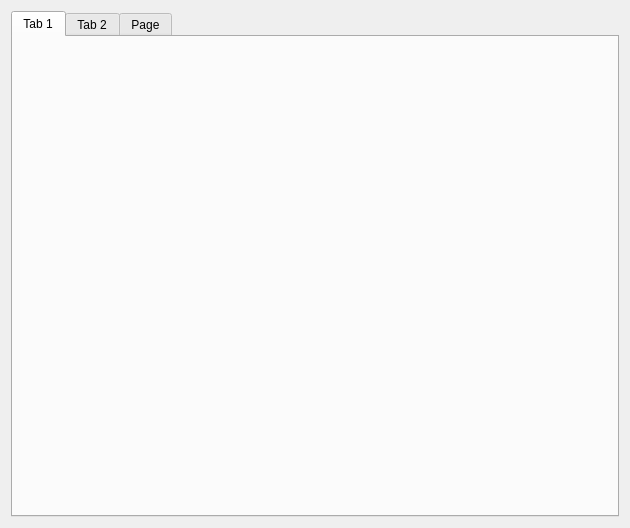
<?xml version="1.0" encoding="UTF-8"?>
<ui version="4.0">
 <class>MainTasks</class>
 <widget class="QDialog" name="MainTasks">
  <property name="geometry">
   <rect>
    <x>0</x>
    <y>0</y>
    <width>630</width>
    <height>528</height>
   </rect>
  </property>
  <property name="windowTitle">
   <string>To-Do List</string>
  </property>
  <layout class="QGridLayout" name="gridLayout">
   <item row="0" column="1">
    <widget class="QTabWidget" name="tabWidget">
     <property name="currentIndex">
      <number>0</number>
     </property>
     <widget class="QWidget" name="tasksTab">
      <attribute name="title">
       <string>Tab 1</string>
      </attribute>
     </widget>
     <widget class="QWidget" name="pomodoroTab">
      <attribute name="title">
       <string>Tab 2</string>
      </attribute>
      <layout class="QGridLayout" name="gridLayout_3">
       <item row="0" column="0">
        <layout class="QVBoxLayout" name="verticalLayout_4" stretch="1,4">
         <item>
          <layout class="QHBoxLayout" name="horizontalLayout_2">
           <property name="sizeConstraint">
            <enum>QLayout::SizeConstraint::SetDefaultConstraint</enum>
           </property>
           <item>
            <widget class="QPushButton" name="pomodoroButton">
             <property name="text">
              <string>Pomodoro</string>
             </property>
            </widget>
           </item>
           <item>
            <widget class="QPushButton" name="shortBreakButton">
             <property name="text">
              <string>Short Break</string>
             </property>
            </widget>
           </item>
           <item>
            <widget class="QPushButton" name="longBreakButton">
             <property name="text">
              <string>Long Break</string>
             </property>
            </widget>
           </item>
          </layout>
         </item>
         <item>
          <layout class="QVBoxLayout" name="verticalLayout_3">
           <item>
            <widget class="QLCDNumber" name="pomodoroTimer"/>
           </item>
           <item>
            <widget class="QProgressBar" name="pomodoroProgressBar">
             <property name="value">
              <number>24</number>
             </property>
            </widget>
           </item>
           <item>
            <widget class="QPushButton" name="startPomodoroButton">
             <property name="text">
              <string>Start</string>
             </property>
            </widget>
           </item>
          </layout>
         </item>
        </layout>
       </item>
      </layout>
     </widget>
     <widget class="QWidget" name="profileTab">
      <attribute name="title">
       <string>Page</string>
      </attribute>
      <layout class="QGridLayout" name="gridLayout_2">
       <item row="0" column="0">
        <layout class="QVBoxLayout" name="verticalLayout">
         <item>
          <widget class="QLineEdit" name="profileUsername">
           <property name="readOnly">
            <bool>true</bool>
           </property>
          </widget>
         </item>
         <item>
          <widget class="QLineEdit" name="profilePassword">
           <property name="echoMode">
            <enum>QLineEdit::EchoMode::Password</enum>
           </property>
          </widget>
         </item>
         <item>
          <widget class="QLineEdit" name="profilePasswordConfirm">
           <property name="echoMode">
            <enum>QLineEdit::EchoMode::Password</enum>
           </property>
          </widget>
         </item>
         <item>
          <widget class="QPushButton" name="updatePasswordButton">
           <property name="text">
            <string>Update</string>
           </property>
          </widget>
         </item>
         <item>
          <widget class="QPushButton" name="removeAccounButton">
           <property name="text">
            <string>Delete Account</string>
           </property>
          </widget>
         </item>
        </layout>
       </item>
       <item row="1" column="0">
        <layout class="QHBoxLayout" name="horizontalLayout">
         <item>
          <widget class="QLabel" name="label_3">
           <property name="text">
            <string>Stats: completed tasks, remaining tasks, account age, %complete tasks</string>
           </property>
          </widget>
         </item>
         <item>
          <widget class="QLabel" name="label_2">
           <property name="text">
            <string>TextLabel</string>
           </property>
          </widget>
         </item>
         <item>
          <widget class="QLabel" name="label">
           <property name="text">
            <string>TextLabel</string>
           </property>
          </widget>
         </item>
        </layout>
       </item>
      </layout>
     </widget>
    </widget>
   </item>
  </layout>
 </widget>
 <resources/>
 <connections/>
</ui>
